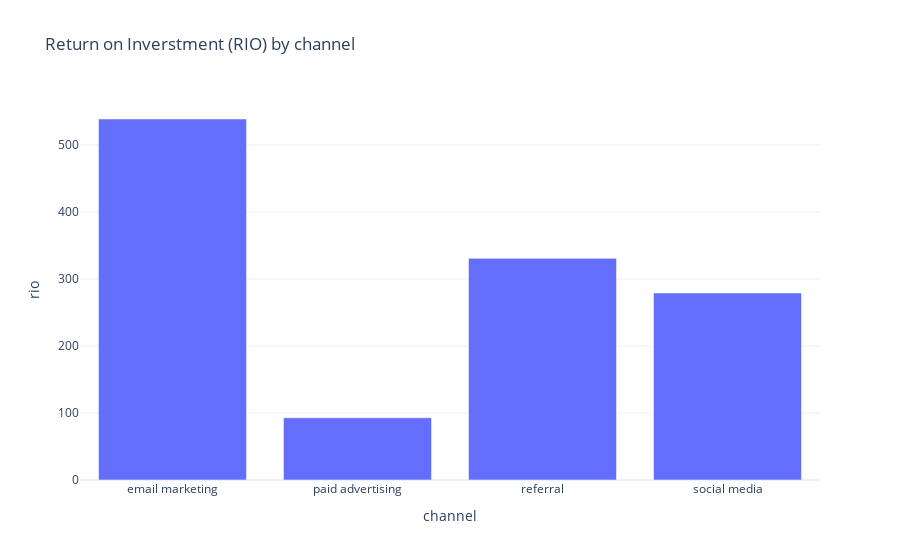

Notebook cell for this chart:
### Code cell
fig=px.bar(total,x='channel',y='rio',title='Return on Inverstment (RIO) by channel')
fig.show()

### Figure 1 — Plotly figure (JSON) as saved in the notebook; plotly's stock layout.template omitted (floating-point values rounded to 4 significant figures)
{"data": [{"alignmentgroup": "True", "hovertemplate": "channel=%{x}<br>rio=%{y}<extra></extra>", "legendgroup": "", "marker": {"color": "#636efa", "pattern": {"shape": ""}}, "name": "", "offsetgroup": "", "orientation": "v", "showlegend": false, "textposition": "auto", "type": "bar", "x": ["email marketing", "paid advertising", "referral", "social media"], "xaxis": "x", "y": [538.6, 92.83, 330.7, 279.0], "yaxis": "y"}], "layout": {"autosize": true, "barmode": "relative", "legend": {"tracegroupgap": 0}, "title": {"text": "Return on Inverstment (RIO) by channel"}, "xaxis": {"anchor": "y", "autorange": true, "domain": [0, 1], "range": [-0.5, 3.5], "title": {"text": "channel"}, "type": "category"}, "yaxis": {"anchor": "x", "autorange": true, "domain": [0, 1], "range": [0, 567.0], "title": {"text": "rio"}, "type": "linear"}}}
